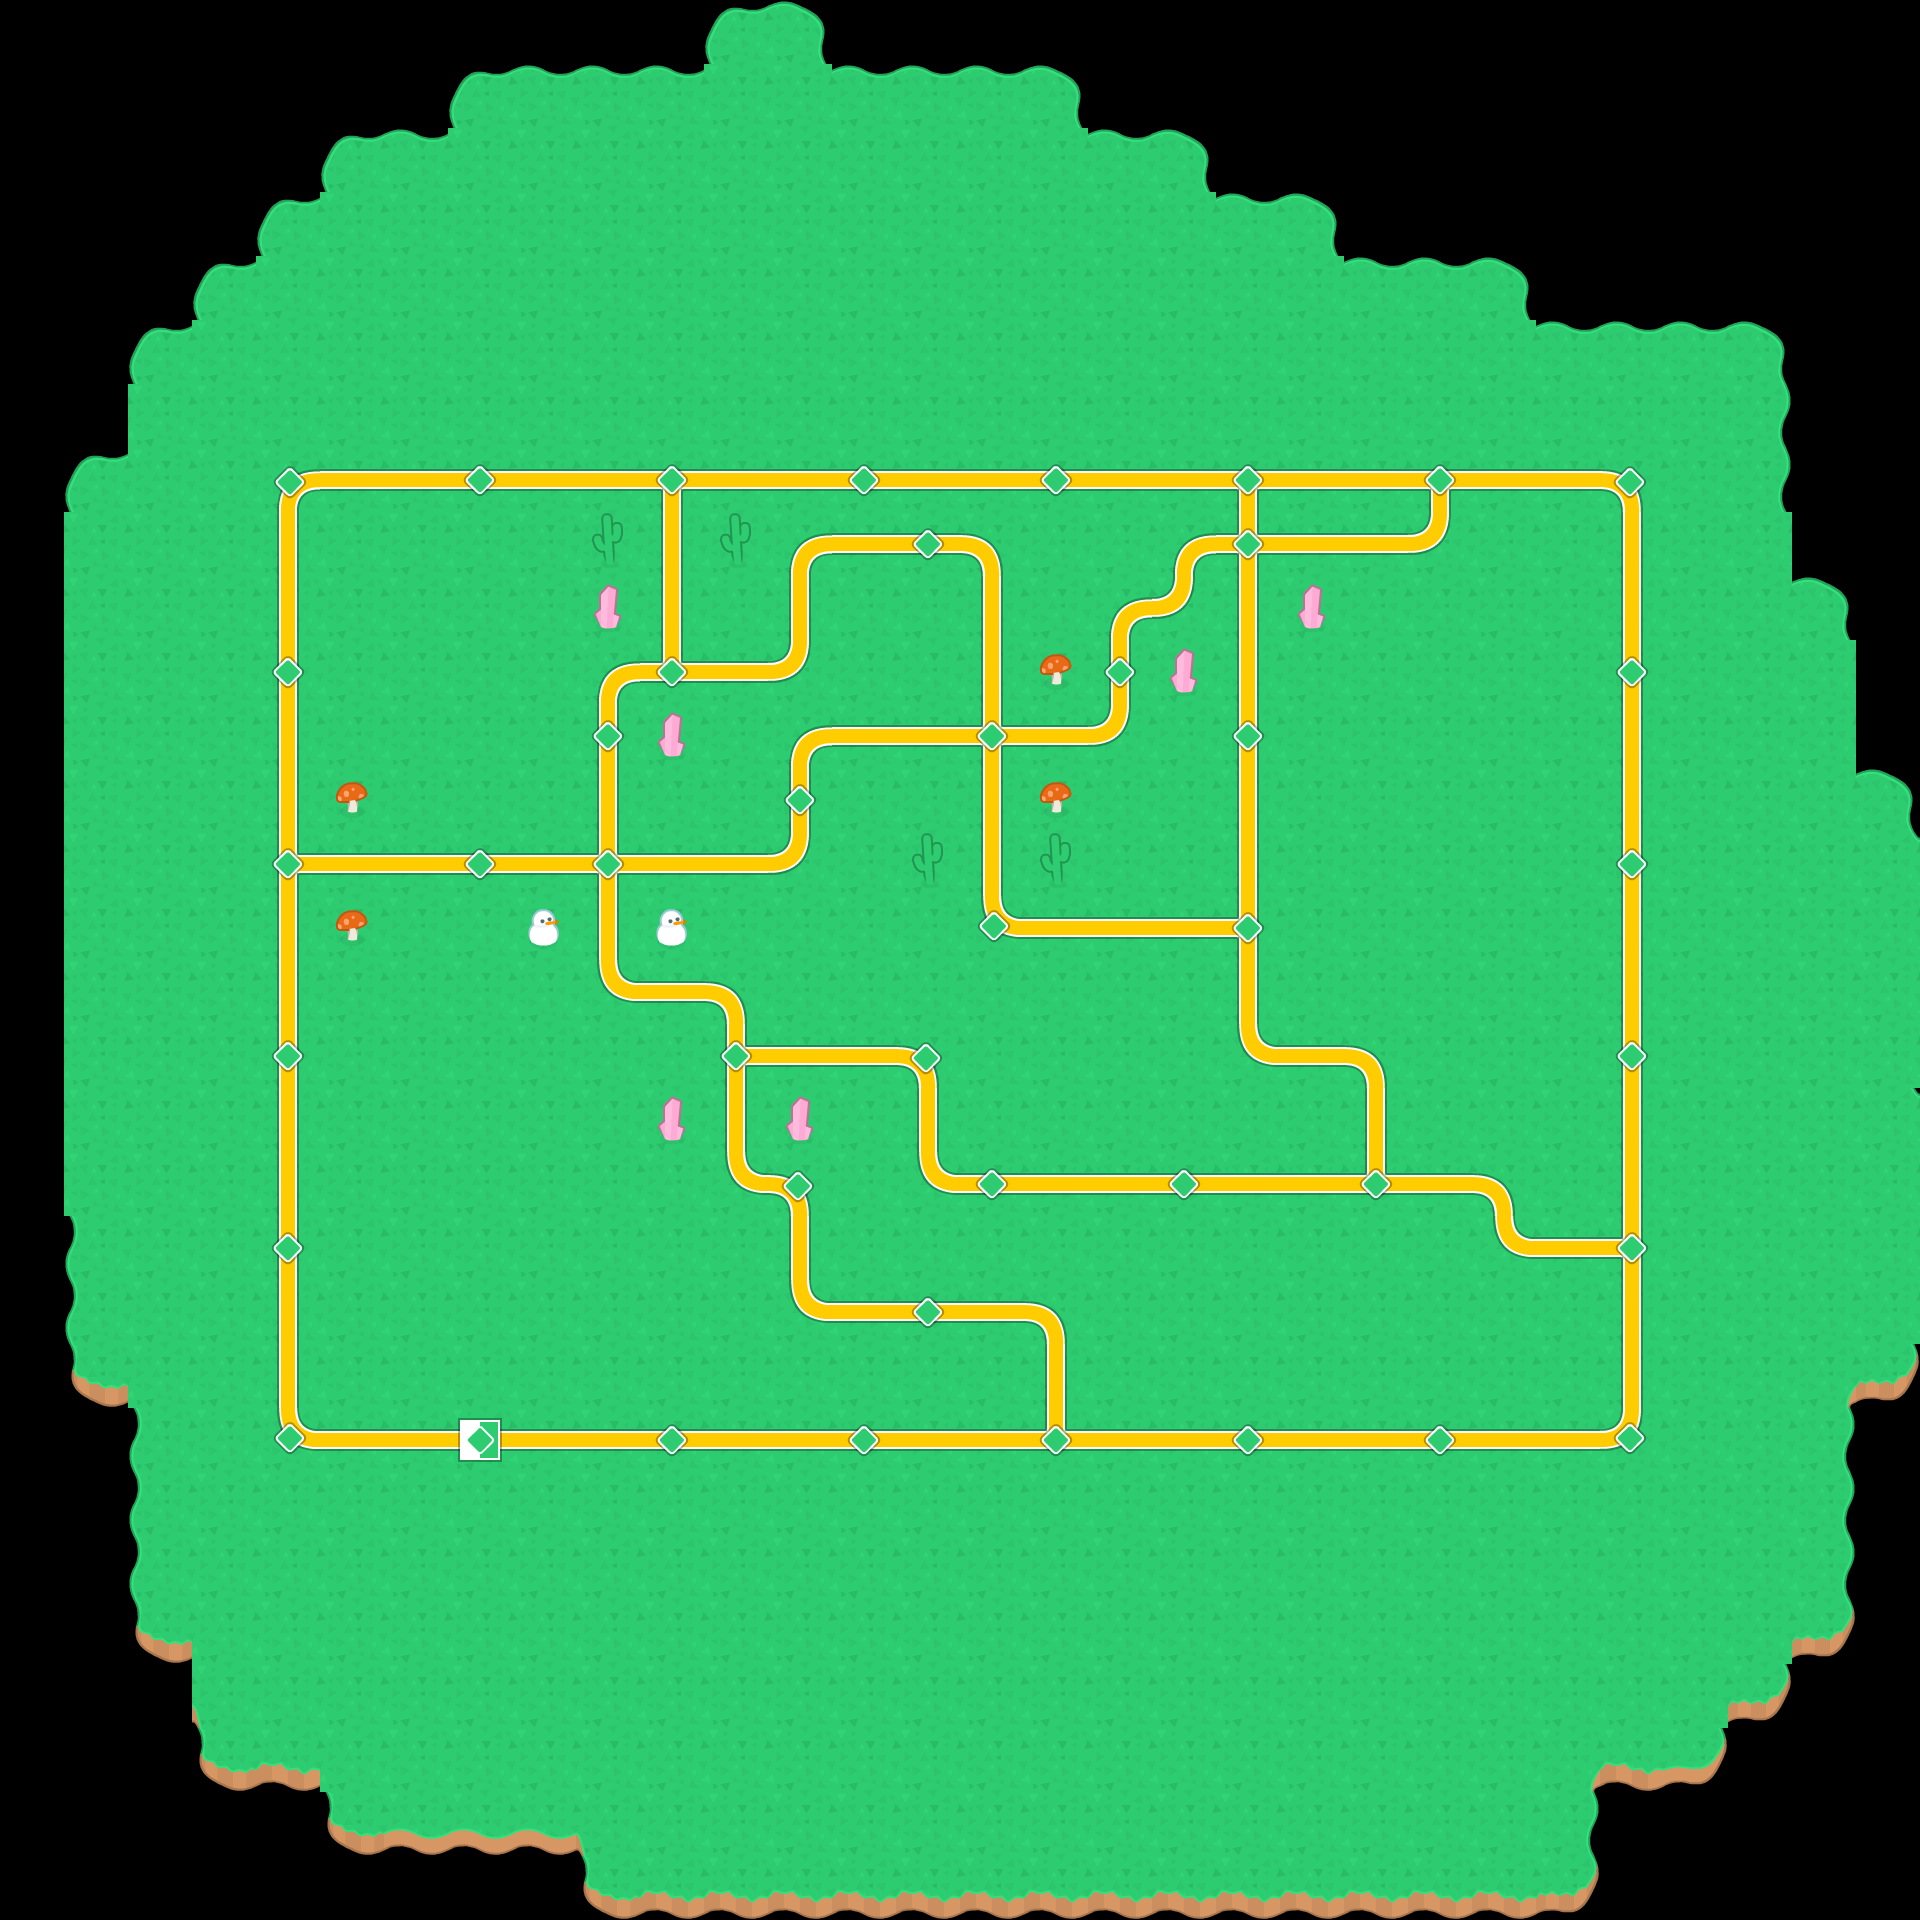

Rendered tile map (Tiled .tmx) drawn with the repository's tilesets; below, a short description and the full map source, tile grids included:
An orthogonal 30x30 tile map with 64x64 px tiles, 3 tile layers (Background, Board, Star).

<map version="1.10" tiledversion="1.11.2" orientation="orthogonal" renderorder="right-down" width="30" height="30" tilewidth="64" tileheight="64" infinite="0" nextlayerid="4" nextobjectid="1">
 <editorsettings>
  <export target="original_board..js" format="js" />
 </editorsettings>
 <tileset firstgid="1" name="mapPack_tilesheet" tilewidth="64" tileheight="64" tilecount="204" columns="17">
  <image source="Tilesheet/mapPack_tilesheet.png" width="1088" height="768" />
 </tileset>
 <layer id="2" name="Background" width="30" height="30">
  <data encoding="csv">
0,0,0,0,0,0,0,0,0,0,0,6,8,0,0,0,0,0,0,0,0,0,0,0,0,0,0,0,0,0,
0,0,0,0,0,0,0,6,7,7,7,24,24,7,7,7,8,0,0,0,0,0,0,0,0,0,0,0,0,0,
0,0,0,0,0,6,7,24,24,24,24,24,24,24,24,24,24,7,8,0,0,0,0,0,0,0,0,0,0,0,
0,0,0,0,6,24,24,24,24,24,24,24,24,24,24,24,24,24,24,7,8,0,0,0,0,0,0,0,0,0,
0,0,0,6,24,24,24,24,24,24,24,24,24,24,24,24,24,24,24,24,24,7,7,8,0,0,0,0,0,0,
0,0,6,24,24,24,24,24,24,24,24,24,24,24,24,24,24,24,24,24,24,24,24,24,7,7,7,8,0,0,
0,0,24,24,24,24,24,24,24,24,24,24,24,24,24,24,24,24,24,24,24,24,24,24,24,24,24,25,0,0,
0,6,24,24,24,24,24,24,24,24,24,24,24,24,24,24,24,24,24,24,24,24,24,24,24,24,24,25,0,0,
0,24,24,24,24,24,24,24,24,24,24,24,24,24,24,24,24,24,24,24,24,24,24,24,24,24,24,24,0,0,
0,24,24,24,24,24,24,24,24,24,24,24,24,24,24,24,24,24,24,24,24,24,24,24,24,24,24,24,8,0,
0,24,24,24,24,24,24,24,24,24,24,24,24,24,24,24,24,24,24,24,24,24,24,24,24,24,24,24,24,0,
0,24,24,24,24,24,24,24,24,24,24,24,24,24,24,24,24,24,24,24,24,24,24,24,24,24,24,24,24,0,
0,24,24,24,24,24,24,24,24,24,24,24,24,24,24,24,24,24,24,24,24,24,24,24,24,24,24,24,24,8,
0,24,24,24,24,24,24,24,24,24,24,24,24,24,24,24,24,24,24,24,24,24,24,24,24,24,24,24,24,26,
0,24,24,24,24,24,24,24,24,24,24,24,24,24,24,24,24,24,24,24,24,24,24,24,24,24,24,24,24,24,
0,24,24,24,24,24,24,24,24,24,24,24,24,24,24,24,24,24,24,24,24,24,24,24,24,24,24,24,24,24,
0,24,24,24,24,24,24,24,24,24,24,24,24,24,24,24,24,24,24,24,24,24,24,24,24,24,24,24,24,24,
0,24,24,24,24,24,24,24,24,24,24,24,24,24,24,24,24,24,24,24,24,24,24,24,24,24,24,24,24,26,
0,24,24,24,24,24,24,24,24,24,24,24,24,24,24,24,24,24,24,24,24,24,24,24,24,24,24,24,24,24,
0,23,24,24,24,24,24,24,24,24,24,24,24,24,24,24,24,24,24,24,24,24,24,24,24,24,24,24,24,24,
0,23,24,24,24,24,24,24,24,24,24,24,24,24,24,24,24,24,24,24,24,24,24,24,24,24,24,24,24,24,
0,40,24,24,24,24,24,24,24,24,24,24,24,24,24,24,24,24,24,24,24,24,24,24,24,24,24,24,9,42,
0,0,23,24,24,24,24,24,24,24,24,24,24,24,24,24,24,24,24,24,24,24,24,24,24,24,24,24,25,0,
0,0,23,24,24,24,24,24,24,24,24,24,24,24,24,24,24,24,24,24,24,24,24,24,24,24,24,24,25,0,
0,0,23,24,24,24,24,24,24,24,24,24,24,24,24,24,24,24,24,24,24,24,24,24,24,24,24,24,25,0,
0,0,40,24,24,24,24,24,24,24,24,24,24,24,24,24,24,24,24,24,24,24,24,24,24,24,24,24,42,0,
0,0,0,10,24,24,24,24,24,24,24,24,24,24,24,24,24,24,24,24,24,24,24,24,24,24,24,42,0,0,
0,0,0,40,41,24,24,24,24,24,24,24,24,24,24,24,24,24,24,24,24,24,24,24,9,41,59,0,0,0,
0,0,0,0,0,40,58,58,58,10,24,24,24,24,24,24,24,24,24,24,24,24,24,24,25,0,0,0,0,0,
0,0,0,0,0,0,0,0,0,40,41,41,41,41,41,41,41,41,41,41,41,41,41,41,42,0,0,0,0,0
</data>
 </layer>
 <layer id="1" name="Board" width="30" height="30">
  <data encoding="csv">
0,0,0,0,0,0,0,0,0,0,0,0,0,0,0,0,0,0,0,0,0,0,0,0,0,0,0,0,0,0,
0,0,0,0,0,0,0,0,0,0,0,0,0,0,0,0,0,0,0,0,0,0,0,0,0,0,0,0,0,0,
0,0,0,0,0,0,0,0,0,0,0,0,0,0,0,0,0,0,0,0,0,0,0,0,0,0,0,0,0,0,
0,0,0,0,0,0,0,0,0,0,0,0,0,0,0,0,0,0,0,0,0,0,0,0,0,0,0,0,0,0,
0,0,0,0,0,0,0,0,0,0,0,0,0,0,0,0,0,0,0,0,0,0,0,0,0,0,0,0,0,0,
0,0,0,0,0,0,0,0,0,0,0,0,0,0,0,0,0,0,0,0,0,0,0,0,0,0,0,0,0,0,
0,0,0,0,0,0,0,0,0,0,0,0,0,0,0,0,0,0,0,0,0,0,0,0,0,0,0,0,0,0,
0,0,0,0,171,143,143,177,143,143,175,143,143,177,143,143,177,143,143,175,143,143,175,143,143,172,0,0,0,0,
0,0,0,0,142,0,0,0,0,39,142,39,137,143,177,138,0,0,137,178,143,143,155,0,0,142,0,0,0,0,
0,0,0,0,142,0,0,0,0,48,142,0,142,0,0,142,0,137,155,142,48,0,0,0,0,142,0,0,0,0,
0,0,0,0,176,0,0,0,0,137,192,143,155,0,0,142,116,176,48,142,0,0,0,0,0,176,0,0,0,0,
0,0,0,0,142,0,0,0,0,176,48,0,137,143,143,178,143,155,0,176,0,0,0,0,0,142,0,0,0,0,
0,0,0,0,142,116,0,0,0,142,0,0,176,0,0,142,116,0,0,142,0,0,0,0,0,142,0,0,0,0,
0,0,0,0,193,143,143,177,143,178,143,143,155,0,39,142,39,0,0,142,0,0,0,0,0,176,0,0,0,0,
0,0,0,0,142,116,0,0,106,142,106,0,0,0,0,188,143,143,143,194,0,0,0,0,0,142,0,0,0,0,
0,0,0,0,142,0,0,0,0,154,143,138,0,0,0,0,0,0,0,142,0,0,0,0,0,142,0,0,0,0,
0,0,0,0,176,0,0,0,0,0,0,193,143,143,172,0,0,0,0,154,143,138,0,0,0,176,0,0,0,0,
0,0,0,0,142,0,0,0,0,0,48,142,48,0,142,0,0,0,0,0,0,142,0,0,0,142,0,0,0,0,
0,0,0,0,142,0,0,0,0,0,0,154,172,0,154,177,143,143,177,143,143,192,143,138,0,142,0,0,0,0,
0,0,0,0,176,0,0,0,0,0,0,0,142,0,0,0,0,0,0,0,0,0,0,154,143,194,0,0,0,0,
0,0,0,0,142,0,0,0,0,0,0,0,154,143,177,143,138,0,0,0,0,0,0,0,0,142,0,0,0,0,
0,0,0,0,142,0,0,0,0,0,0,0,0,0,0,0,142,0,0,0,0,0,0,0,0,142,0,0,0,0,
0,0,0,0,188,143,143,177,143,143,177,143,143,177,143,143,192,143,143,177,143,143,177,143,143,189,0,0,0,0,
0,0,0,0,0,0,0,0,0,0,0,0,0,0,0,0,0,0,0,0,0,0,0,0,0,0,0,0,0,0,
0,0,0,0,0,0,0,0,0,0,0,0,0,0,0,0,0,0,0,0,0,0,0,0,0,0,0,0,0,0,
0,0,0,0,0,0,0,0,0,0,0,0,0,0,0,0,0,0,0,0,0,0,0,0,0,0,0,0,0,0,
0,0,0,0,0,0,0,0,0,0,0,0,0,0,0,0,0,0,0,0,0,0,0,0,0,0,0,0,0,0,
0,0,0,0,0,0,0,0,0,0,0,0,0,0,0,0,0,0,0,0,0,0,0,0,0,0,0,0,0,0,
0,0,0,0,0,0,0,0,0,0,0,0,0,0,0,0,0,0,0,0,0,0,0,0,0,0,0,0,0,0,
0,0,0,0,0,0,0,0,0,0,0,0,0,0,0,0,0,0,0,0,0,0,0,0,0,0,0,0,0,0
</data>
 </layer>
 <layer id="3" name="Star" width="30" height="30">
  <data encoding="csv">
0,0,0,0,0,0,0,0,0,0,0,0,0,0,0,0,0,0,0,0,0,0,0,0,0,0,0,0,0,0,
0,0,0,0,0,0,0,0,0,0,0,0,0,0,0,0,0,0,0,0,0,0,0,0,0,0,0,0,0,0,
0,0,0,0,0,0,0,0,0,0,0,0,0,0,0,0,0,0,0,0,0,0,0,0,0,0,0,0,0,0,
0,0,0,0,0,0,0,0,0,0,0,0,0,0,0,0,0,0,0,0,0,0,0,0,0,0,0,0,0,0,
0,0,0,0,0,0,0,0,0,0,0,0,0,0,0,0,0,0,0,0,0,0,0,0,0,0,0,0,0,0,
0,0,0,0,0,0,0,0,0,0,0,0,0,0,0,0,0,0,0,0,0,0,0,0,0,0,0,0,0,0,
0,0,0,0,0,0,0,0,0,0,0,0,0,0,0,0,0,0,0,0,0,0,0,0,0,0,0,0,0,0,
0,0,0,0,0,0,0,0,0,0,0,0,0,0,0,0,0,0,0,0,0,0,0,0,0,0,0,0,0,0,
0,0,0,0,0,0,0,0,0,0,0,0,0,0,0,0,0,0,0,0,0,0,0,0,0,0,0,0,0,0,
0,0,0,0,0,0,0,0,0,0,0,0,0,0,0,0,0,0,0,0,0,0,0,0,0,0,0,0,0,0,
0,0,0,0,0,0,0,0,0,0,0,0,0,0,0,0,0,0,0,0,0,0,0,0,0,0,0,0,0,0,
0,0,0,0,0,0,0,0,0,0,0,0,0,0,0,0,0,0,0,0,0,0,0,0,0,0,0,0,0,0,
0,0,0,0,0,0,0,0,0,0,0,0,0,0,0,0,0,0,0,0,0,0,0,0,0,0,0,0,0,0,
0,0,0,0,0,0,0,0,0,0,0,0,0,0,0,0,0,0,0,0,0,0,0,0,0,0,0,0,0,0,
0,0,0,0,0,0,0,0,0,0,0,0,0,0,0,0,0,0,0,0,0,0,0,0,0,0,0,0,0,0,
0,0,0,0,0,0,0,0,0,0,0,0,0,0,0,0,0,0,0,0,0,0,0,0,0,0,0,0,0,0,
0,0,0,0,0,0,0,0,0,0,0,0,0,0,0,0,0,0,0,0,0,0,0,0,0,0,0,0,0,0,
0,0,0,0,0,0,0,0,0,0,0,0,0,0,0,0,0,0,0,0,0,0,0,0,0,0,0,0,0,0,
0,0,0,0,0,0,0,0,0,0,0,0,0,0,0,0,0,0,0,0,0,0,0,0,0,0,0,0,0,0,
0,0,0,0,0,0,0,0,0,0,0,0,0,0,0,0,0,0,0,0,0,0,0,0,0,0,0,0,0,0,
0,0,0,0,0,0,0,0,0,0,0,0,0,0,0,0,0,0,0,0,0,0,0,0,0,0,0,0,0,0,
0,0,0,0,0,0,0,0,0,0,0,0,0,0,0,0,0,0,0,0,0,0,0,0,0,0,0,0,0,0,
0,0,0,0,0,0,0,161,0,0,0,0,0,0,0,0,0,0,0,0,0,0,0,0,0,0,0,0,0,0,
0,0,0,0,0,0,0,0,0,0,0,0,0,0,0,0,0,0,0,0,0,0,0,0,0,0,0,0,0,0,
0,0,0,0,0,0,0,0,0,0,0,0,0,0,0,0,0,0,0,0,0,0,0,0,0,0,0,0,0,0,
0,0,0,0,0,0,0,0,0,0,0,0,0,0,0,0,0,0,0,0,0,0,0,0,0,0,0,0,0,0,
0,0,0,0,0,0,0,0,0,0,0,0,0,0,0,0,0,0,0,0,0,0,0,0,0,0,0,0,0,0,
0,0,0,0,0,0,0,0,0,0,0,0,0,0,0,0,0,0,0,0,0,0,0,0,0,0,0,0,0,0,
0,0,0,0,0,0,0,0,0,0,0,0,0,0,0,0,0,0,0,0,0,0,0,0,0,0,0,0,0,0,
0,0,0,0,0,0,0,0,0,0,0,0,0,0,0,0,0,0,0,0,0,0,0,0,0,0,0,0,0,0
</data>
 </layer>
</map>
